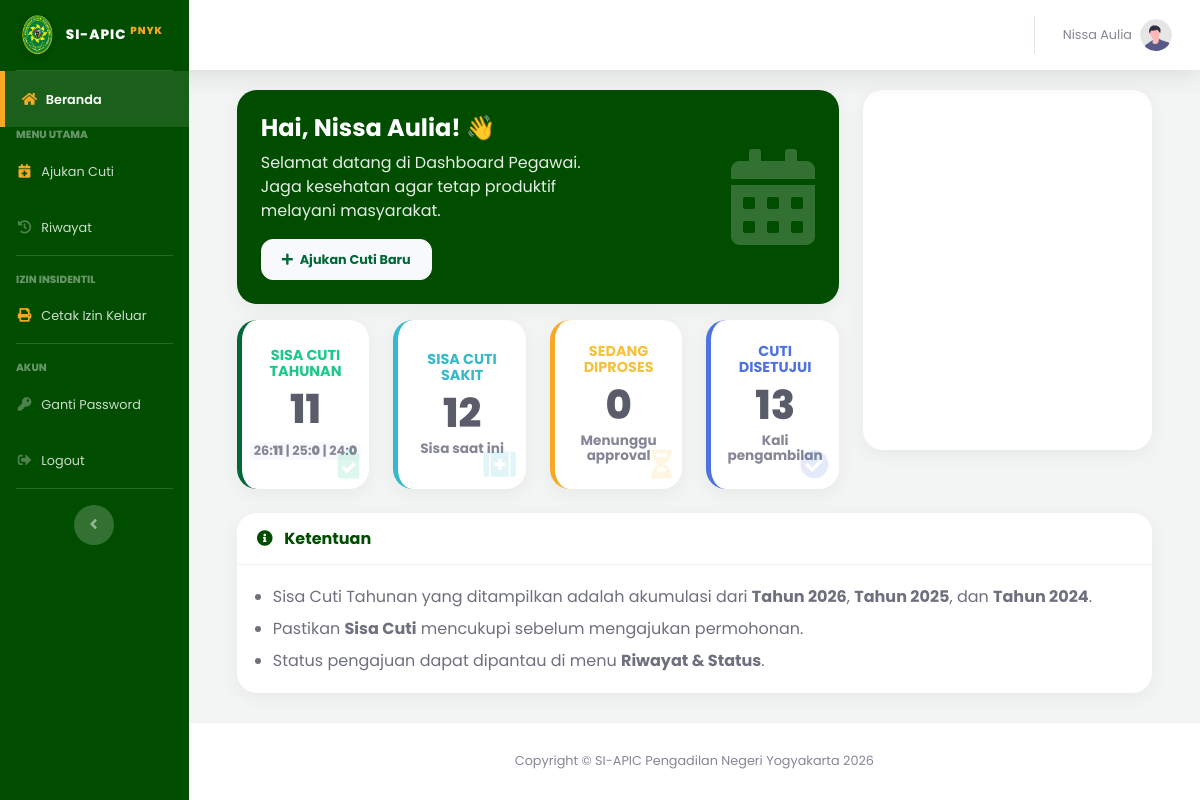
The page /index.php?page=dashboard_user (signed in) on the database its author committed.
### tables this page shows
CREATE TABLE `users` (
  `id_user` int(11) NOT NULL,
  `nip` varchar(30) NOT NULL,
  `masa_kerja` varchar(50) DEFAULT NULL,
  `password` varchar(255) NOT NULL,
  `nama_lengkap` varchar(100) NOT NULL,
  `jabatan` varchar(100) DEFAULT NULL,
  `kategori_laporan` enum('HAKIM KARIR DAN AD HOC','PANITERA DAN PANMUD','SEKRETARIS DAN KASUBBAG','PANITERA PENGGANTI','JURUSITA','JURUSITA PENGGANTI','STAF') NOT NULL,
  `pangkat` varchar(50) DEFAULT NULL,
  `unit_kerja` varchar(100) DEFAULT 'Pengadilan Negeri Yogyakarta',
  `no_telepon` varchar(20) DEFAULT NULL,
  `role` enum('admin','user') NOT NULL,
  `is_atasan_langsung` tinyint(1) DEFAULT 0 COMMENT '1=Bisa TTD, 0=Staf Biasa',
  `sisa_cuti_n` int(11) DEFAULT 12,
  `sisa_cuti_n1` int(11) DEFAULT 0,
  `sisa_cuti_n2` int(11) DEFAULT 0,
  `kuota_cuti_sakit` int(11) DEFAULT 14,
  `created_at` timestamp NOT NULL DEFAULT current_timestamp(),
  `status_akun` enum('aktif','nonaktif') DEFAULT 'aktif',
  `id_atasan` int(11) DEFAULT NULL,
  `is_atasan` enum('0','1') DEFAULT '0'
);

### pages/user/dashboard.php (the view, shortened to what this page needs)
<?php
$id_user = $_SESSION['id_user'];
$query_user = mysqli_query($koneksi, "SELECT * FROM users WHERE id_user='$id_user'");
$total_tahunan = 0;
$sisa_sakit    = 0;
$nama_lengkap  = $_SESSION['nama_lengkap'];
if(mysqli_num_rows($query_user) > 0){
    $user = mysqli_fetch_assoc($query_user);
    $nama_lengkap = $user['nama_lengkap'];
    $n  = isset($user['sisa_cuti_n'])  ? $user['sisa_cuti_n']  : 0;
    $n1 = isset($user['sisa_cuti_n1']) ? $user['sisa_cuti_n1'] : 0;
    $n2 = isset($user['sisa_cuti_n2']) ? $user['sisa_cuti_n2'] : 0;
    $total_tahunan = $n + $n1 + $n2;
    $sisa_sakit = isset($user['kuota_cuti_sakit']) ? $user['kuota_cuti_sakit'] : 0;
}
$thn_skrg = date('Y');
$thn_min1 = $thn_skrg - 1;
$thn_min2 = $thn_skrg - 2;
$query_menunggu = mysqli_query($koneksi, "SELECT * FROM pengajuan_cuti WHERE id_user='$id_user' AND status='diajukan'");
$jml_menunggu = mysqli_num_rows($query_menunggu);
$query_setuju = mysqli_query($koneksi, "SELECT * FROM pengajuan_cuti WHERE id_user='$id_user' AND status='Disetujui' AND YEAR(tgl_mulai)='$thn_skrg'");
$jml_setuju = mysqli_num_rows($query_setuju);
?>
<div class="container-fluid">
    <div class="row">
        <div class="col-xl-8 col-lg-7">
            <div class="card text-white shadow mb-3" style="background: linear-gradient(90deg, #004d00 0%, #004d00 100%); border-radius: 20px; border:none;">
                <div class="card-body p-4">
                    <div class="row align-items-center">
                        <div class="col-md-8">
                            <h2 class="font-weight-bold mb-2" style="font-size: 1.5rem;">Hai, <?php echo $nama_lengkap; ?>! 👋</h2>
                            <p class="mb-3" style="opacity: 0.9;">Selamat datang di Dashboard Pegawai. Jaga kesehatan agar tetap produktif melayani masyarakat.</p>
                            <a href="index.php?page=form_cuti" class="btn btn-light font-weight-bold shadow-sm" style="border-radius: 30px; color: #006837 !important; font-size: 0.8rem;"><i class="fas fa-plus mr-1"></i> Ajukan Cuti Baru</a>
                        </div>
                        <div class="col-md-4 d-none d-md-block text-right">
                            <i class="fas fa-calendar-alt" style="font-size: 6rem; opacity: 0.2;"></i>
                        </div>
                    </div>
                </div>
            </div>
            <div class="row">
                <div class="col-xl-3 col-md-6 mb-4">
                    <div class="card stat-card py-1 border-left-success shadow-sm h-100" style="border-left: 5px solid #006837 !important;">
                        <div class="card-body">
                            <div class="text-xs font-weight-bold text-success text-uppercase mb-1">Sisa Cuti<br>Tahunan</div>
                            <div class="h2 mb-0 font-weight-bold text-gray-800"><?php echo $total_tahunan; ?></div>
                            <div class="mt-2 text-xs font-weight-bold text-muted" style="background: #f8f9fc; padding: 2px 4px; border-radius: 5px; display: inline-block;">
                                <?php echo substr($thn_skrg, 2); ?>:<b><?php echo $n; ?></b> | <?php echo substr($thn_min1, 2); ?>:<b><?php echo $n1; ?></b> | <?php echo substr($thn_min2, 2); ?>:<b><?php echo $n2; ?></b>
                            </div>
                            <i class="fas fa-clipboard-check stat-icon-bg text-success"></i>
                        </div>
                    </div>
                </div>
                <div class="col-xl-3 col-md-6 mb-4">
                    <div class="card stat-card py-1 border-left-success shadow-sm h-100" style="border-left: 5px solid #36b9cc !important;">
                        <div class="card-body">
                            <div class="text-xs font-weight-bold text-info text-uppercase mb-1">Sisa Cuti<br>Sakit</div>
                            <div class="h2 mb-0 font-weight-bold text-gray-800"><?php echo $sisa_sakit; ?></div>
                            <div class="mt-1 text-xs text-muted">Sisa saat ini</div>
                            <i class="fas fa-first-aid stat-icon-bg text-info"></i>
                        </div>
                    </div>
                </div>
                <div class="col-xl-3 col-md-6 mb-4">
                     <div class="card stat-card py-1 border-left-success shadow-sm h-100" style="border-left: 5px solid #F9A825 !important;">
                        <div class="card-body">
                            <div class="text-xs font-weight-bold text-warning text-uppercase mb-1">Sedang<br>Diproses</div>
                            <div class="h2 mb-0 font-weight-bold text-gray-800"><?php echo $jml_menunggu; ?></div>
                            <div class="mt-1 text-xs text-muted">Menunggu approval</div>
                            <i class="fas fa-hourglass-half stat-icon-bg text-warning"></i>
                        </div>
                    </div>
                </div>
                <div class="col-xl-3 col-md-6 mb-4">
                    <div class="card stat-card py-1 border-left-primary shadow-sm h-100" style="border-left: 5px solid #4e73df !important;">
                        <div class="card-body">
                            <div class="text-xs font-weight-bold text-primary text-uppercase mb-1"> Cuti<br>Disetujui</div>
                            <div class="h2 mb-0 font-weight-bold text-gray-800"><?php echo $jml_setuju; ?></div>
                            <div class="mt-1 text-xs text-muted">Kali pengambilan</div>
                            <i class="fas fa-check-circle stat-icon-bg text-primary"></i>
                        </div>
                    </div>
                </div>
            </div>
        </div>
        <div class="col-xl-4 col-lg-5 mb-4">
            <div class="card card-modern calendar-card-fix shadow-sm">
                <div class="card-body p-3">
                </div>
            </div>
        </div>
    </div>
    <div class="row">
        <div class="col-12">
            <div class="card mb-4 shadow-sm">
                <div class="card-header py-3 bg-white d-flex align-items-center">
                    <h6 class="m-0 font-weight-bold text-primary" style="color: #004d00 !important;">
                        <i class="fas fa-info-circle mr-2"></i> Ketentuan
                    </h6>
                </div>
                <div class="card-body text-gray-700">
                    <ul class="mb-0 pl-3">
                        <li class="mb-2">Sisa Cuti Tahunan yang ditampilkan adalah akumulasi dari <b>Tahun <?php echo $thn_skrg; ?></b>, <b>Tahun <?php echo $thn_min1; ?></b>, dan <b>Tahun <?php echo $thn_min2; ?></b>.</li>
                        <li class="mb-2">Pastikan <b>Sisa Cuti</b> mencukupi sebelum mengajukan permohonan.</li>
                        <li>Status pengajuan dapat dipantau di menu <b>Riwayat & Status</b>.</li>
                    </ul>
                </div>
            </div>
        </div>
    </div>
</div>
<link href='https://cdn.jsdelivr.net/npm/fullcalendar@5.11.3/main.min.css' rel='stylesheet' />

### index.php (style rules this page uses)
body, #wrapper, h1, h2, h3, h4, h5, h6, p, span, a, div, table, input, button, select, textarea { font-family: 'Poppins', sans-serif !important; }
.card { border-radius: 20px !important; border: none !important; box-shadow: 0 5px 20px rgba(0,0,0,0.05) !important; overflow: hidden; margin-bottom: 25px; }
.card-header { background-color: #fff !important; border-bottom: 1px solid #f0f0f0 !important; padding: 20px; }
.btn { border-radius: 12px !important; padding: 10px 20px; font-weight: 500; box-shadow: none !important; }

### pages/user/dashboard.php (style rules this page uses)
:root { --pn-green: #004d00; --pn-gold: #F9A825; --soft-bg: #f8f9fc; }
body { font-family: 'Poppins', sans-serif; background-color: var(--soft-bg); }
.card-modern { border: none; border-radius: 15px; box-shadow: 0 4px 6px rgba(0,0,0,0.02); display: flex; flex-direction: column; }
.calendar-card-fix { height: 360px !important; }
.stat-card.py-1 { min-height: px !important; transition: all 0.25s ease; cursor: default; border-radius: 12px; overflow: hidden; }
.stat-card.py-1 .card-body { display: flex; flex-direction: column; align-items: center; justify-content: center; text-align: center; position: relative; padding: 8px 5px !important; }
.stat-card.py-1 .h2.mb-0 { font-size: 2.5rem !important; font-weight: 800 !important; line-height: 1 !important; margin: 5px 0 !important; }
.stat-card.py-1 .text-xs { font-size: 0.9rem !important; font-weight: 700 !important; margin-bottom: 0px; line-height: 1.1; }
.stat-card.py-1 .text-muted { font-size: 0.85rem !important; margin-top: 6px; }
.stat-card.py-1 .text-xs.font-weight-bold.text-muted { font-size: 0.8rem !important; padding: 1px 4px; margin-top: 8px; }
.stat-card.py-1 .stat-icon-bg { position: absolute; right: 10px; bottom: 5px; font-size: 1.8rem; opacity: 0.15; pointer-events: none; }

### rows shown on the page
users: nama_lengkap "Nissa Aulia", sisa_cuti_n "11", sisa_cuti_n1 "0", sisa_cuti_n2 "0", kuota_cuti_sakit "12"

### other values the page prints
$_SESSION['nama_lengkap'] "Nissa Aulia"
$jml_menunggu "0"
$jml_setuju "13"
